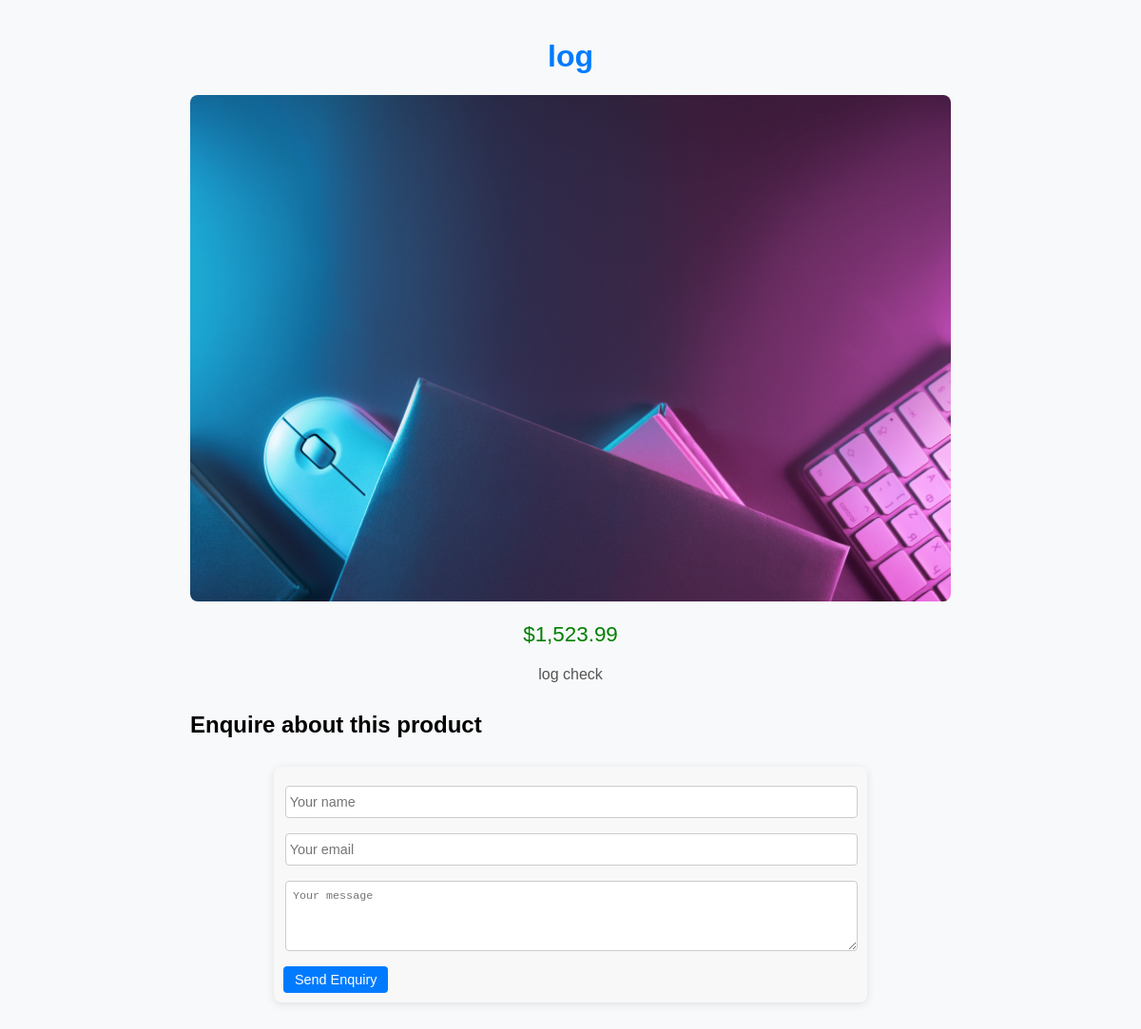
The app's page /public/catalog-item.php?slug=log with its own data.
### tables this page shows
CREATE TABLE `catalog` (
  `id` int NOT NULL AUTO_INCREMENT,
  `title` varchar(255) NOT NULL,
  `slug` varchar(255) NOT NULL,
  `price` decimal(10,2) DEFAULT '0.00',
  `image` varchar(255) DEFAULT NULL,
  `short_desc` text,
  `status` enum('draft','published','archived') DEFAULT 'draft',
  `created_at` datetime DEFAULT CURRENT_TIMESTAMP,
  `updated_at` datetime DEFAULT CURRENT_TIMESTAMP ON UPDATE CURRENT_TIMESTAMP,
  PRIMARY KEY (`id`),
  UNIQUE KEY `slug` (`slug`)
);

### public/catalog-item.php (the view, shortened to what this page needs)
<?php
require_once __DIR__ . '/../app/config.php';
$slug = $_GET['slug'] ?? '';
$stmt = $pdo->prepare("SELECT * FROM catalog WHERE slug = ? AND status = 'published' LIMIT 1");
$stmt->execute([$slug]);
$item = $stmt->fetch();
?>
<!DOCTYPE html>
<html lang="en">
<head>
</head>
<body>
<h1><?= htmlspecialchars($item['title']) ?></h1>
<?php if ($item['image']): ?>
    <img src="/<?= htmlspecialchars($item['image']) ?>" alt="<?= htmlspecialchars($item['title']) ?>">
<?php endif; ?>
<p class="price">$<?= number_format($item['price'], 2) ?></p>
<p class="product-description"><?= nl2br(htmlspecialchars($item['short_desc'])) ?></p>
<h2>Enquire about this product</h2>
<form id="enquiry-form" method="post" action="/public/send-enquiry.php">
    <input type="text" name="name" placeholder=" Your name" required>
    <input type="email" name="email" placeholder=" Your email" required>
    <textarea name="message" placeholder=" Your message" rows="4" required></textarea>
    <button type="submit">Send Enquiry</button>
</form>
</body>
</html>

### public/catalog-item.php (style rules this page uses)
body { font-family: Arial, sans-serif; padding: 20px; max-width: 800px; margin: auto; background-color: #f8f9fa; }
h1 { color: #007BFF; text-align: center; }
img { max-width: 100%; border-radius: 8px; margin-bottom: 20px; display: block; margin-left: auto; margin-right: auto; }
.price { font-size: 1.4em; color: green; margin-bottom: 20px; text-align: center; }
.product-description { margin-bottom: 30px; text-align: center; color: #555; }
form { background: #f8f8f8; padding: 12px; border-radius: 8px; margin-top: 30px; box-shadow: 0 2px 10px rgba(0, 0, 0, 0.1); position: relative; width: 80%; max-width: 600px; margin-left: auto; margin-right: auto; }
form input, form textarea { width: 100%; padding: 8px 0px; margin: 8px 0; border: 1px solid #ccc; border-radius: 4px; font-size: 0.9em; }
form button { background: #007BFF; color: white; padding: 6px 12px; border: none; border-radius: 4px; cursor: pointer; width: auto; font-size: 0.9em; position: absolute; bottom: 10px; left: 10px; display: inline-block; }

### records on screen
catalog: title "log", image (picture), price "1,523.99", short_desc "log check"
